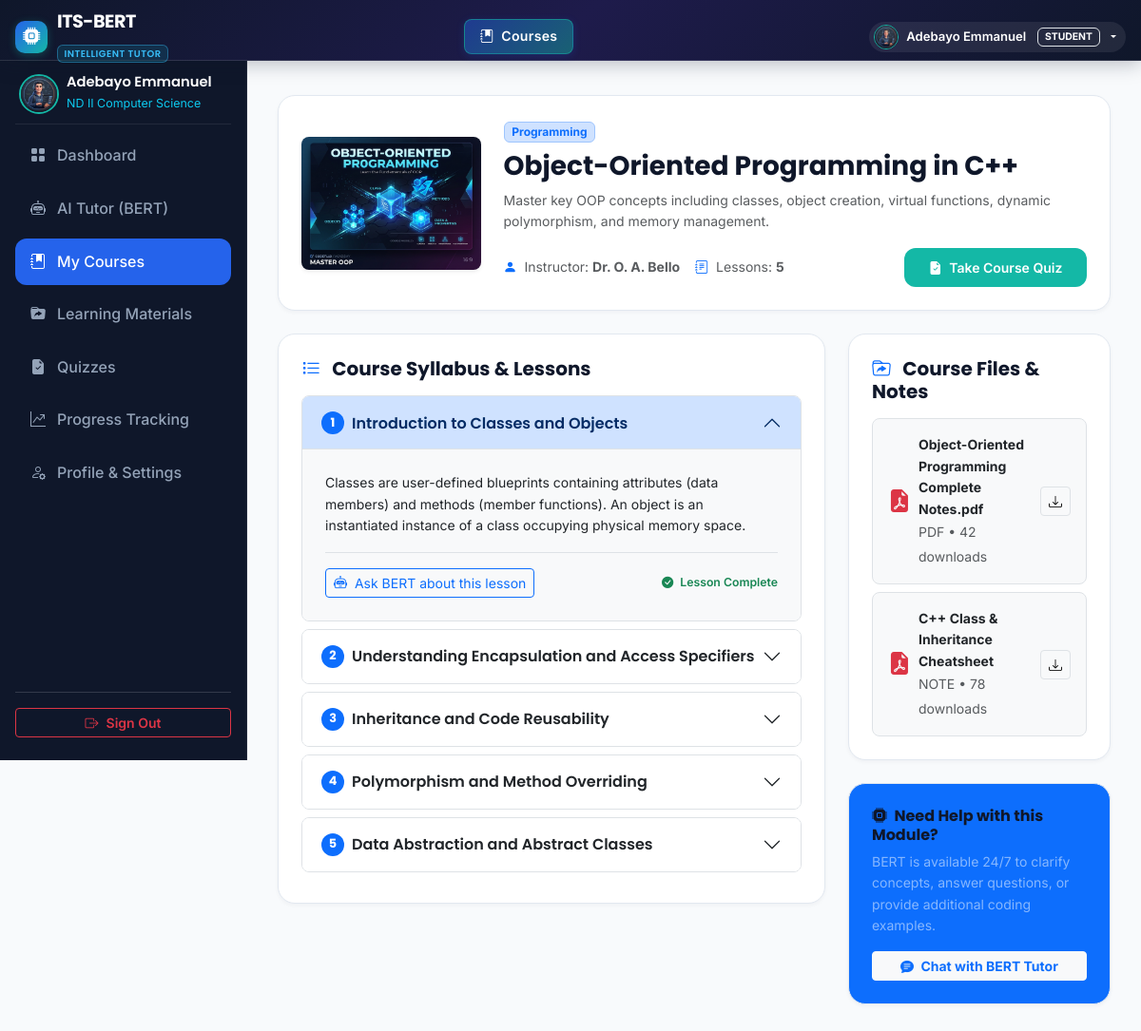
/course_view.php (signed in), run on the app's committed database.
### tables this page shows
CREATE TABLE `students` (
  `id` INT AUTO_INCREMENT PRIMARY KEY,
  `user_id` INT NOT NULL,
  `student_id_code` VARCHAR(50) NOT NULL UNIQUE,
  `phone` VARCHAR(20) DEFAULT NULL,
  `department` VARCHAR(100) DEFAULT 'Computer Science',
  `created_at` DATETIME DEFAULT CURRENT_TIMESTAMP,
  FOREIGN KEY (`user_id`) REFERENCES `users`(`id`) ON DELETE CASCADE
);

CREATE TABLE `users` (
  `id` INT AUTO_INCREMENT PRIMARY KEY,
  `name` VARCHAR(100) NOT NULL,
  `email` VARCHAR(120) NOT NULL UNIQUE,
  `password` VARCHAR(255) NOT NULL,
  `role` ENUM('student', 'admin') NOT NULL DEFAULT 'student',
  `avatar` VARCHAR(255) DEFAULT NULL,
  `created_at` DATETIME DEFAULT CURRENT_TIMESTAMP
);

CREATE TABLE `courses` (
  `id` INT AUTO_INCREMENT PRIMARY KEY,
  `subject_id` INT DEFAULT NULL,
  `title` VARCHAR(150) NOT NULL,
  `code` VARCHAR(30) NOT NULL UNIQUE,
  `description` TEXT NOT NULL,
  `category` VARCHAR(50) NOT NULL DEFAULT 'Computer Science',
  `image` VARCHAR(255) DEFAULT 'course_oop.jpg',
  `instructor` VARCHAR(100) DEFAULT 'Dr. O. A. Bello',
  `total_lessons` INT DEFAULT 5,
  `created_at` DATETIME DEFAULT CURRENT_TIMESTAMP,
  FOREIGN KEY (`subject_id`) REFERENCES `subjects`(`id`) ON DELETE SET NULL
);

CREATE TABLE `lessons` (
  `id` INT AUTO_INCREMENT PRIMARY KEY,
  `course_id` INT NOT NULL,
  `title` VARCHAR(150) NOT NULL,
  `content` LONGTEXT NOT NULL,
  `order_num` INT NOT NULL DEFAULT 1,
  `created_at` DATETIME DEFAULT CURRENT_TIMESTAMP,
  FOREIGN KEY (`course_id`) REFERENCES `courses`(`id`) ON DELETE CASCADE
);

CREATE TABLE `learning_materials` (
  `id` INT AUTO_INCREMENT PRIMARY KEY,
  `course_id` INT NOT NULL,
  `title` VARCHAR(150) NOT NULL,
  `type` VARCHAR(50) NOT NULL DEFAULT 'pdf',
  `file_path` VARCHAR(255) NOT NULL,
  `category` VARCHAR(100) DEFAULT 'General',
  `downloads` INT DEFAULT 0,
  `created_at` DATETIME DEFAULT CURRENT_TIMESTAMP,
  FOREIGN KEY (`course_id`) REFERENCES `courses`(`id`) ON DELETE CASCADE
);

### course_view.php (the view, shortened to what the rows shown need)
<?php
require_once 'config/db.php';
require_once 'config/auth.php';
$courseId = (int)($_GET['id'] ?? 1);
$cStmt = $pdo->prepare("SELECT * FROM courses WHERE id = ?");
$cStmt->execute([$courseId]);
$course = $cStmt->fetch();
$lStmt = $pdo->prepare("SELECT * FROM lessons WHERE course_id = ? ORDER BY order_num ASC");
$lStmt->execute([$courseId]);
$lessons = $lStmt->fetchAll();
$mStmt = $pdo->prepare("SELECT * FROM learning_materials WHERE course_id = ?");
$mStmt->execute([$courseId]);
$materials = $mStmt->fetchAll();
$qStmt = $pdo->prepare("SELECT id, title FROM quizzes WHERE course_id = ? LIMIT 1");
$qStmt->execute([$courseId]);
$quiz = $qStmt->fetch();
require_once 'includes/header.php';
require_once 'includes/navbar.php';
?>
<div class="dashboard-layout">
  <?php require_once 'includes/sidebar.php'; ?>
  <main class="dash-main">
    <div class="container-fluid p-0">
      <div class="card-custom p-4 bg-white mb-4">
        <div class="row align-items-center g-4">
          <div class="col-md-3">
            <img src="assets/images/<?php echo htmlspecialchars($course['image']); ?>" class="img-fluid rounded-3 shadow-sm w-100" style="height: 140px; object-fit: cover;">
          </div>
          <div class="col-md-9">
            <span class="badge bg-primary-subtle text-primary border border-primary-subtle mb-2"><?php echo htmlspecialchars($course['category']); ?></span>
            <h3 class="fw-bold font-heading mb-2"><?php echo htmlspecialchars($course['title']); ?></h3>
            <p class="text-muted small mb-3"><?php echo htmlspecialchars($course['description']); ?></p>
            <div class="d-flex flex-wrap gap-3 align-items-center">
              <span class="small text-muted"><i class="bi bi-person-fill text-primary me-1"></i> Instructor: <strong><?php echo htmlspecialchars($course['instructor']); ?></strong></span>
              <span class="small text-muted"><i class="bi bi-journal-text text-primary me-1"></i> Lessons: <strong><?php echo count($lessons); ?></strong></span>
              <?php if ($quiz): ?>
                <a href="take_quiz.php?id=<?php echo $quiz['id']; ?>" class="btn btn-accent-custom btn-sm ms-auto">
                </a>
              <?php endif; ?>
            </div>
          </div>
        </div>
      </div>
      <div class="row g-4">
        <div class="col-lg-8">
          <div class="card-custom p-4 bg-white">
            <div class="accordion" id="lessonsAccordion">
              <?php foreach ($lessons as $index => $lesson): ?>
                <div class="accordion-item mb-2 border rounded-3 overflow-hidden">
                  <h2 class="accordion-header" id="heading<?php echo $lesson['id']; ?>">
                    <button class="accordion-button <?php echo $index > 0 ? 'collapsed' : ''; ?> font-heading fw-semibold" type="button" data-bs-toggle="collapse" data-bs-target="#collapse<?php echo $lesson['id']; ?>" aria-expanded="<?php echo $index === 0 ? 'true' : 'false'; ?>" aria-controls="collapse<?php echo $lesson['id']; ?>">
                      <span class="badge bg-primary rounded-circle me-2" style="width: 24px; height: 24px; display: inline-flex; align-items: center; justify-content: center; font-size: 0.8rem;"><?php echo $lesson['order_num']; ?></span>
                      <?php echo htmlspecialchars($lesson['title']); ?>
                    </button>
                  </h2>
                  <div id="collapse<?php echo $lesson['id']; ?>" class="accordion-collapse collapse <?php echo $index === 0 ? 'show' : ''; ?>" aria-labelledby="heading<?php echo $lesson['id']; ?>" data-bs-parent="#lessonsAccordion">
                    <div class="accordion-body text-dark small leading-relaxed p-4 bg-light">
                      <?php echo nl2br(htmlspecialchars($lesson['content'])); ?>
                      <div class="mt-3 pt-3 border-top d-flex justify-content-between align-items-center">
                        <a href="ai_tutor.php" class="btn btn-outline-primary btn-sm"><i class="bi bi-robot me-1"></i> Ask BERT about this lesson</a>
                        <span class="text-success small fw-semibold"><i class="bi bi-check-circle-fill me-1"></i> Lesson Complete</span>
                      </div>
                    </div>
                  </div>
                </div>
              <?php endforeach; ?>
            </div>
          </div>
        </div>
        <div class="col-lg-4">
          <div class="card-custom p-4 bg-white mb-4">
            <?php if (empty($materials)): ?>
              <p class="text-muted small mb-0">No lecture files uploaded for this course yet.</p>
            <?php else: ?>
              <div class="d-flex flex-column gap-2">
                <?php foreach ($materials as $m): ?>
                  <div class="p-3 bg-light rounded-3 border d-flex align-items-center justify-content-between">
                    <div class="d-flex align-items-center gap-2">
                      <i class="bi bi-file-earmark-pdf-fill fs-4 text-danger"></i>
                      <div>
                        <strong class="d-block small text-dark"><?php echo htmlspecialchars($m['title']); ?></strong>
                        <small class="text-muted"><?php echo strtoupper($m['type']); ?> • <?php echo $m['downloads']; ?> downloads</small>
                      </div>
                    </div>
                    <a href="materials.php" class="btn btn-sm btn-light border"><i class="bi bi-download"></i></a>
                  </div>
                <?php endforeach; ?>
              </div>
            <?php endif; ?>
          </div>
        </div>
      </div>
    </div>
  </main>
</div>
<?php require_once 'includes/portal_footer.php'; ?>

### includes/navbar.php (shortened to what the rows shown need)
<?php
require_once __DIR__ . '/../config/auth.php';
$user = get_logged_user();
$is_admin_dir = (strpos($_SERVER['SCRIPT_NAME'], '/admin/') !== false);
$base_path = $is_admin_dir ? '../' : '';
?>
<header class="portal-header">
  <div class="container-fluid px-3">
    <div class="d-flex align-items-center justify-content-between">
      <div class="d-flex align-items-center gap-2">
        <?php if ($user): ?>
          <?php
            $userAvatar = !empty($user['avatar']) ? $base_path . 'assets/images/' . htmlspecialchars($user['avatar']) : ($base_path . 'assets/images/' . (($user['role'] ?? '') === 'admin' ? 'ai_tutor_avatar.jpg' : 'student_avatar.jpg'));
          ?>
          <div class="dropdown">
            <button class="portal-user-pill border-0 dropdown-toggle" type="button" data-bs-toggle="dropdown" aria-expanded="false">
              <img src="<?php echo $userAvatar; ?>" class="portal-user-avatar" alt="Avatar">
              <span class="d-none d-sm-inline"><?php echo htmlspecialchars($user['name']); ?></span>
              <span class="badge bg-accent-subtle text-accent ms-1 border border-accent-subtle" style="font-size: 0.65rem;"><?php echo strtoupper($user['role'] ?? 'STUDENT'); ?></span>
            </button>
          </div>
        <?php endif; ?>
      </div>
    </div>
  </div>
</header>

### includes/sidebar.php (shortened to what the rows shown need)
<?php
$studentUser = get_logged_user();
?>
<aside class="dash-sidebar" style="width: 260px;">
  <div>
    <div class="dash-sidebar-header">
      <div class="d-flex align-items-center gap-2 px-1">
        <div style="min-width: 0;">
          <h6 class="text-white mb-0 font-heading text-truncate" style="font-size: 0.92rem;"><?php echo htmlspecialchars($studentUser['name'] ?? 'Student'); ?></h6>
          <small class="text-info" style="font-size: 0.78rem;">ND II Computer Science</small>
        </div>
      </div>
    </div>
  </div>
</aside>

### data on the page
students: user.role (picture), user.name "Adebayo Emmanuel", user.role "STUDENT"
courses: image (picture), category "Programming", title "Object-Oriented Programming in C++", description "Master key OOP concepts including classes, object creation, virtual functions, dynamic polymorphism, and memory management.", instructor "Dr. O. A. Bello"
lessons: order_num "1", title "Introduction to Classes and Objects", content "Classes are user-defined blueprints containing attributes (data members) and methods (member functions). An object is an instantiated instance of a class occupying physical memory space."
lessons: order_num "2", title "Understanding Encapsulation and Access Specifiers"
lessons: order_num "3", title "Inheritance and Code Reusability"
lessons: order_num "4", title "Polymorphism and Method Overriding"
lessons: order_num "5", title "Data Abstraction and Abstract Classes"
learning_materials: title "Object-Oriented Programming Complete Notes.pdf", type "PDF", downloads "42"
learning_materials: title "C++ Class & Inheritance Cheatsheet", type "NOTE", downloads "78"

### other printed values
$site_settings['site_name'] "ITS-BERT"
$site_settings['site_subtitle'] "INTELLIGENT TUTOR"
$page_display_name "Courses"
count($lessons) "5"
